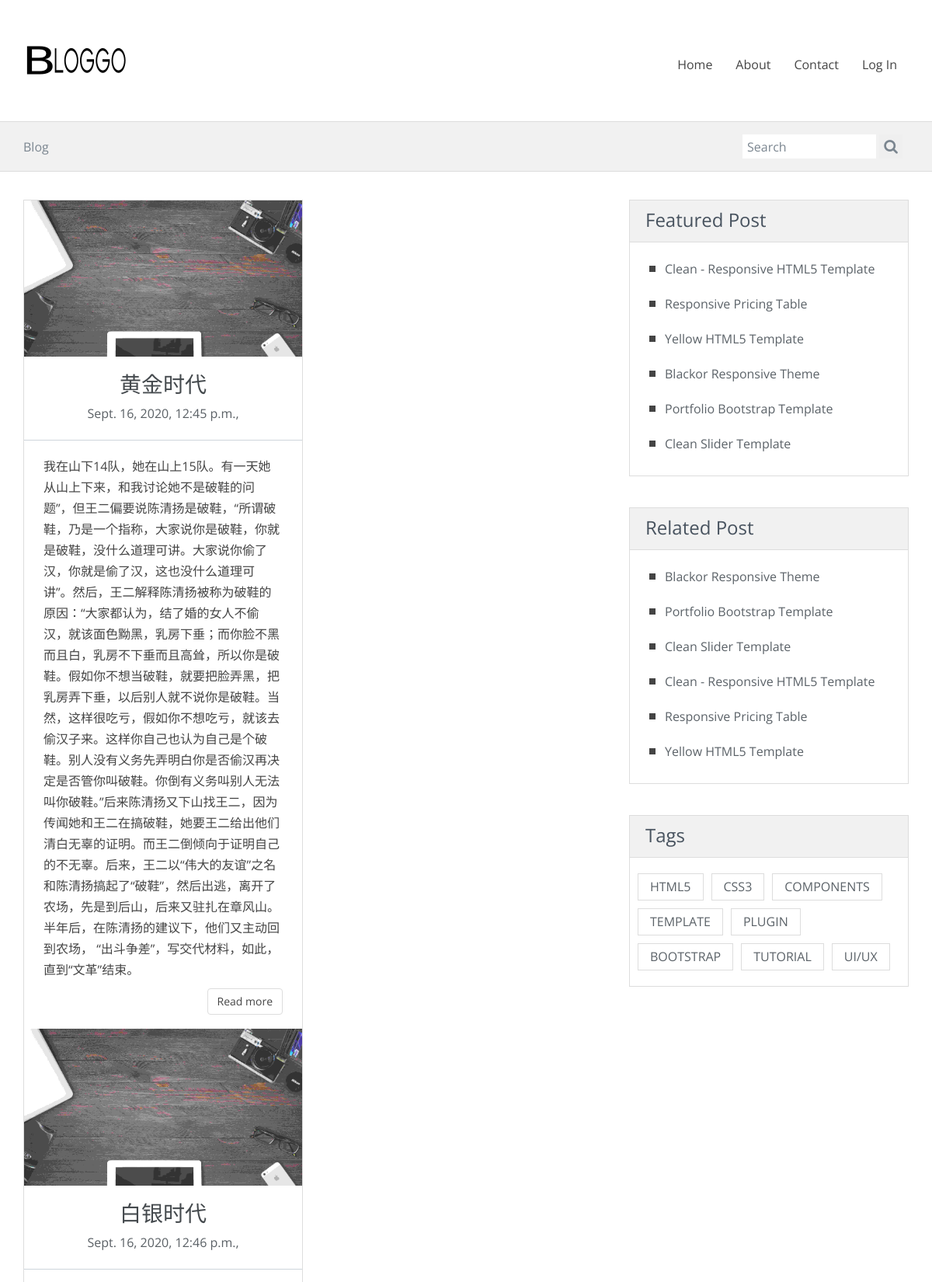
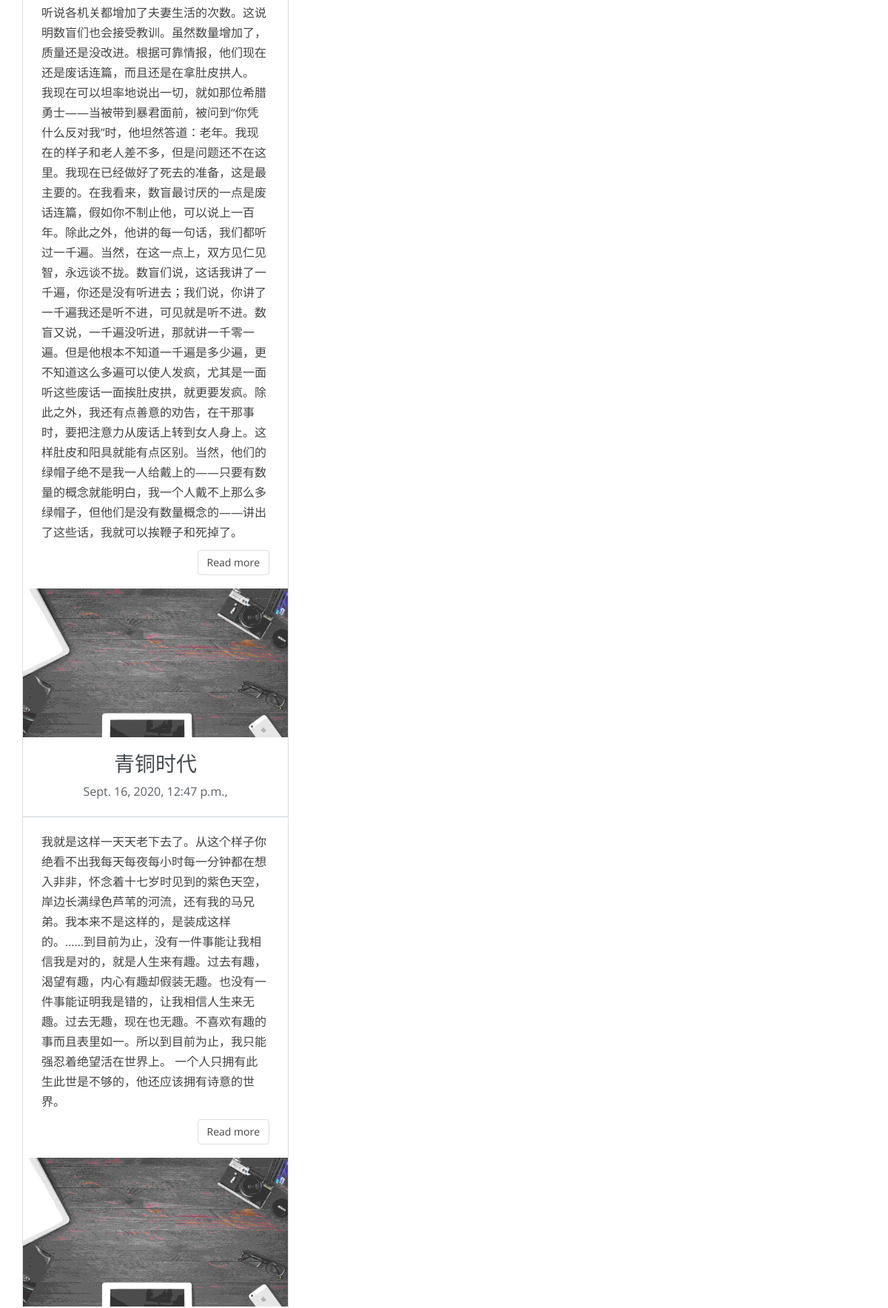
The page / (upper part) on the database its author committed (2 pictures, top to bottom).
### BLOGS/models.py (models this page shows)
class Blog(models.Model):
    title = models.CharField(max_length=200)
    text = models.CharField(max_length=99999)
    updated_time = models.DateTimeField(auto_now=True)
    created_time = models.DateTimeField(auto_now_add=True)
    created_by = models.ForeignKey(User, related_name='blog', on_delete=models.CASCADE)

### BLOGS/views.py (the view)
# urls.py: path('', views.index, name ='index'),
def index(request):
    newest_blogs = Blog.objects.order_by('created_time')[:5]
    return render(request, 'index.html', {'newest_blogs' : newest_blogs})

### templates/index.html (shortened to what this page needs)
<!DOCTYPE html>
{% load static %}
<html lang="en">
<head>
    <link rel="stylesheet" href="{% static 'css/bootstrap.min.css' %}">
    <link rel="stylesheet" href="{% static 'css/font-awesome/css/font-awesome.min.css' %}">
    <link rel="stylesheet" href="{% static 'css/style.css' %}" id="theme-styles">
</head>
<body>
    <header>
        <div class="widewrapper masthead">
            <div class="container">
                <a href="{% url 'index' %}" id="logo">
                    <img src="{% static 'img/logo.png' %}" alt="clean Blog">
                </a>
                <nav class="pull-right clean-nav">
                    <div class="collapse navbar-collapse">
                        <ul class="nav nav-pills navbar-nav">
                            <li>
                                <a href="{% url 'index' %}">Home</a>
                            </li>
                            <li>
                                <a href="{% url 'about' %}">About</a>
                            </li>
                            <li>
                                <a href="{% url 'contact' %}">Contact</a>
                            </li>
                            <li>
                                <a href="{% url 'login' %}">Log In</a>
                            </li>
                        </ul>
                    </div>
                </nav>
            </div>
        </div>
        <div class="widewrapper subheader">
            <div class="container">
                <div class="clean-breadcrumb">
                    <a href="#">Blog</a>
                </div>
                <div class="clean-searchbox">
                    <form action="#" method="get" accept-charset="utf-8">
                        <input class="searchfield" id="searchbox" type="text" placeholder="Search">
                        <button class="searchbutton" type="submit">
                            <i class="fa fa-search"></i>
                        </button>
                    </form>
                </div>
            </div>
        </div>
    </header>
    <div class="widewrapper main">
        <div class="container">
            <div class="row">
                <div class="col-md-8 blog-main">
                    <div class="row">
                        <div class="col-md-6 col-sm-6">
                            {% if newest_blogs %}
                            <article class=" blog-teaser">
                                {% for blog in newest_blogs %}
                                <header>
                                    <img src="img/1.jpg" alt="">
                                    <h3><a href="{% url 'detail' blog.id %}">{{blog.title}}</a></h3>
                                    <span class="meta">{{blog.created_time}}, {{created_by}}</span>
                                    <hr>
                                </header>
                                <div class="body">
                                    {{ blog.text }}
                                </div>
                                <div class="clearfix">
                                    <a href="{% url 'detail' blog.id %}" class="btn btn-clean-one">Read more</a>
                                </div>
                                {% endfor %}
                            </article>
                            {% endif %}
                        </div>
                    </div>
                </div>
                <aside class="col-md-4 blog-aside">
                    <div class="aside-widget">
                        <header>
                            <h3>Featured Post</h3>
                        </header>
                        <div class="body">
                            <ul class="clean-list">
                                <li><a href="">Clean - Responsive HTML5 Template</a></li>
                                <li><a href="">Responsive Pricing Table</a></li>
                                <li><a href="">Yellow HTML5 Template</a></li>
                                <li><a href="">Blackor Responsive Theme</a></li>
                                <li><a href="">Portfolio Bootstrap Template</a></li>
                                <li><a href="">Clean Slider Template</a></li>
                            </ul>
                        </div>
                    </div>
                    <div class="aside-widget">
                        <header>
                            <h3>Related Post</h3>
                        </header>
                        <div class="body">
                            <ul class="clean-list">
                                <li><a href="">Blackor Responsive Theme</a></li>
                                <li><a href="">Portfolio Bootstrap Template</a></li>
                                <li><a href="">Clean Slider Template</a></li>
                                <li><a href="">Clean - Responsive HTML5 Template</a></li>
                                <li><a href="">Responsive Pricing Table</a></li>
                                <li><a href="">Yellow HTML5 Template</a></li>
                            </ul>
                        </div>
                    </div>
                    <div class="aside-widget">
                        <header>
                            <h3>Tags</h3>
                        </header>
                        <div class="body clearfix">
                            <ul class="tags">
                                <li><a href="#">HTML5</a></li>
                                <li><a href="#">CSS3</a></li>
                                <li><a href="#">COMPONENTS</a></li>
                                <li><a href="#">TEMPLATE</a></li>
                                <li><a href="#">PLUGIN</a></li>
                                <li><a href="#">BOOTSTRAP</a></li>
                                <li><a href="#">TUTORIAL</a></li>
                                <li><a href="#">UI/UX</a></li>
                            </ul>
                        </div>
                    </div>
                </aside>
            </div>
        </div>
    </div>
</body>
</html>

### static/css/style.css (style rules this page uses)
body { font-size: 16px; line-height: 27px; font-family: 'Open Sans', sans-serif; color: #444; background-color: #fff; }
a { color: #5b6268; }
h3 { font-size: 21px; line-height: 30px; font-weight: normal; font-family: 'Open Sans', sans-serif; }
hr { border-top-color: #ced5db; }
.fa { font-size: 24px; }
.masthead { padding-top: 55px; padding-bottom: 55px; }
.masthead #logo { float: left; display: block; }
.widewrapper { background-color: #fff; }
.widewrapper.masthead { background-color: #fff; color: #f8f8f9; border-bottom: #aaa; }
.widewrapper.subheader { background-color: #f1f1f1; color: #444; font-size: 16px; min-height: 63px; border-top: 1px solid #ddd; border-bottom: 1px solid #ddd; }
.clean-nav .nav-pills { margin-top: 10px; margin-bottom: 0; font-size: 16px; }
.clean-nav .nav-pills > li { margin-left: 10px; }
.clean-nav .nav-pills > li > a { color: #444; padding: 11px 0 11px 20px; line-height: 14px; }
.clean-nav .navbar-collapse { box-shadow: none; }
.clean-breadcrumb { color: #7b8690; float: left; margin-top: 19px; }
.clean-breadcrumb a { color: #7b8690; }
.clean-searchbox { float: right; display: inline-block; min-width: 210px; margin-bottom: 16px; margin-top: 16px; }
.clean-searchbox form { margin: 0; }
.clean-searchbox .fa { color: #7b8690; font-size: 19px; }
.clean-searchbox .searchbutton, .clean-searchbox .searchfield { color: #7b8690; }
.clean-searchbox .searchbutton { display: inline-block; border: none; line-height: 20px; height: 31px; vertical-align: middle; }
.clean-searchbox .searchfield { border: none; height: 22px; line-height: 22px; -webkit-box-sizing: content-box; -moz-box-sizing: content-box; box-sizing: content-box; padding: 5px 6px 4px 6px; vertical-align: middle; display: inline-block; margin-bottom: 0; width: 160px; font-size: 16px; margin-left: -4px; outline: none; }
.clean-list { list-style: none; }
.clean-list li { line-height: 23px; margin-bottom: 14px; }
.clean-list li:before { content: ""; background-color: #444; border-style: solid; border-width: 4px 4px; display: block; width: 8px; left: -20px; top: 15px; position: relative; }
.blog-main, .blog-aside { position: relative; }
.blog-main:before, .blog-aside:before { height: 100%; content: ""; position: absolute; top: 0; width: 1px; }
.blog-main { padding-top: 36px; padding-bottom: 20px; }
.blog-main:before { right: -16px; }
.blog-aside { padding-top: 36px; }
.blog-aside:before { left: 15px; }
.aside-widget { margin-bottom: 40px; border: 1px solid #ddd; }
.aside-widget header { background-color: #f1f1f1; border-bottom: 1px solid #ddd; }
.aside-widget header h3 { font-size: 24px; padding: 10px 20px 3px 20px; margin-top: 0; color: #48535f; }
.aside-widget .body { margin: 10px 0; padding: 5px; }
.aside-widget a { color: #5b6268; }
.tags { list-style: none; margin: 0; padding-left: 0; }
.tags li { float: left; }
.tags li a { padding: 3px 15px; display: inline-block; margin: 5px; border: 1px solid rgb(221, 221, 221); }
.blog-teaser { background-color: #fff; border: 1px solid #ddd; margin-bottom: 40px; }
.blog-teaser header { text-align: center; }
.blog-teaser header img { margin-bottom: 20px; width: 100%; opacity: 0.8; }
.blog-teaser header h3 { color: #454a4e; margin-top: 0; font-size: 28px; margin-bottom: 10px; }
.blog-teaser header h3 a, .blog-teaser header h3 a:focus, .blog-teaser header h3 a:hover { color: #454a4e; }
.blog-teaser header .meta { color: #5a6065; }
.blog-teaser header hr { border-top-color: #ced5db; border-bottom: none; }
.blog-teaser .body { padding-right: 25px; padding-left: 25px; margin-bottom: 10px; color: #444; }
.blog-teaser .btn { float: right; margin-right: 25px; margin-bottom: 18px; }
.meta { margin-bottom: 30px; }
.btn-clean-one { color: #444; border: 1px solid #ddd; }

### rows shown on the page
Blog: title "黄金时代", created_time "Sept. 16, 2020, 12:45 p.m.", text "我在山下14队，她在山上15队。有一天她从山上下来，和我讨论她不是破鞋的问题”，但王二偏要说陈清扬是破鞋，“所谓破鞋，乃是一个指称，大家说你是破鞋，你就是破鞋，没什么道理可讲。大家说你偷了汉，你就是偷了汉，这也没什么道理可讲”。然后，王二解释陈清扬被称为破鞋的原因：“大家都认为，结了婚的女人不偷汉，就该面色黝黑，乳房下垂；而你脸不黑而且白，乳房不下垂而且高耸，所以你是破鞋。假如你不想当破鞋，就要把脸弄黑，把乳房弄下垂，以后别人就不说你是破鞋。当然，这样很吃亏，假如你不想吃亏，就该去偷汉子来。这样你自己也认为自己是个破鞋。别人没有义务先弄明白你是否偷汉再决定是否管你叫破鞋。你倒有义务叫别人无法叫你破鞋。”后来陈清扬又下山找王二，因为传闻她和王二在搞破鞋，她要王二给出他们清白无辜的证明。而王二倒倾向于证明自己的不无辜。后来，王二以“伟大的友谊”之名和陈清扬搞起了“破鞋”，然后出逃，离开了农场，先是到后山，后来又驻扎在章风山。半年后，在陈清扬的建议下，他们又主动回到农场， “出斗争差”，写交代材料，如此，直到“文革”结束。"
Blog: title "白银时代", created_time "Sept. 16, 2020, 12:46 p.m.", text "听说各机关都增加了夫妻生活的次数。这说明数盲们也会接受教训。虽然数量增加了，质量还是没改进。根据可靠情报，他们现在还是废话连篇，而且还是在拿肚皮拱人。 我现在可以坦率地说出一切，就如那位希腊勇士——当被带到暴君面前，被问到“你凭什么反对我”时，他坦然答道：老年。我现在的样子和老人差不多，但是问题还不在这里。我现在已经做好了死去的准备，这是最主要的。在我看来，数盲最讨厌的一点是废话连篇，假如你不制止他，可以说上一百年。除此之外，他讲的每一句话，我们都听过一千遍。当然，在这一点上，双方见仁见智，永远谈不拢。数盲们说，这话我讲了一千遍，你还是没有听进去；我们说，你讲了一千遍我还是听不进，可见就是听不进。数盲又说，一千遍没听进，那就讲一千零一遍。但是他根本不知道一千遍是多少遍，更不知道这么多遍可以使人发疯，尤其是一面听这些废话一面挨肚皮拱，就更要发疯。除此之外，我还有点善意的劝告，在干那事时，要把注意力从废话上转到女人身上。这样肚皮和阳具就能有点区别。当然，他们的绿帽子绝不是我一人给戴上的——只要有数量的概念就能明白，我一个人戴不上那么多绿帽子，但他们是没有数量概念的——讲出了这些话，我就可以挨鞭子和死掉了。"
Blog: title "青铜时代", created_time "Sept. 16, 2020, 12:47 p.m.", text "我就是这样一天天老下去了。从这个样子你绝看不出我每天每夜每小时每一分钟都在想入非非，怀念着十七岁时见到的紫色天空，岸边长满绿色芦苇的河流，还有我的马兄弟。我本来不是这样的，是装成这样的。……到目前为止，没有一件事能让我相信我是对的，就是人生来有趣。过去有趣，渴望有趣，内心有趣却假装无趣。也没有一件事能证明我是错的，让我相信人生来无趣。过去无趣，现在也无趣。不喜欢有趣的事而且表里如一。所以到目前为止，我只能强忍着绝望活在世界上。 一个人只拥有此生此世是不够的，他还应该拥有诗意的世界。"
